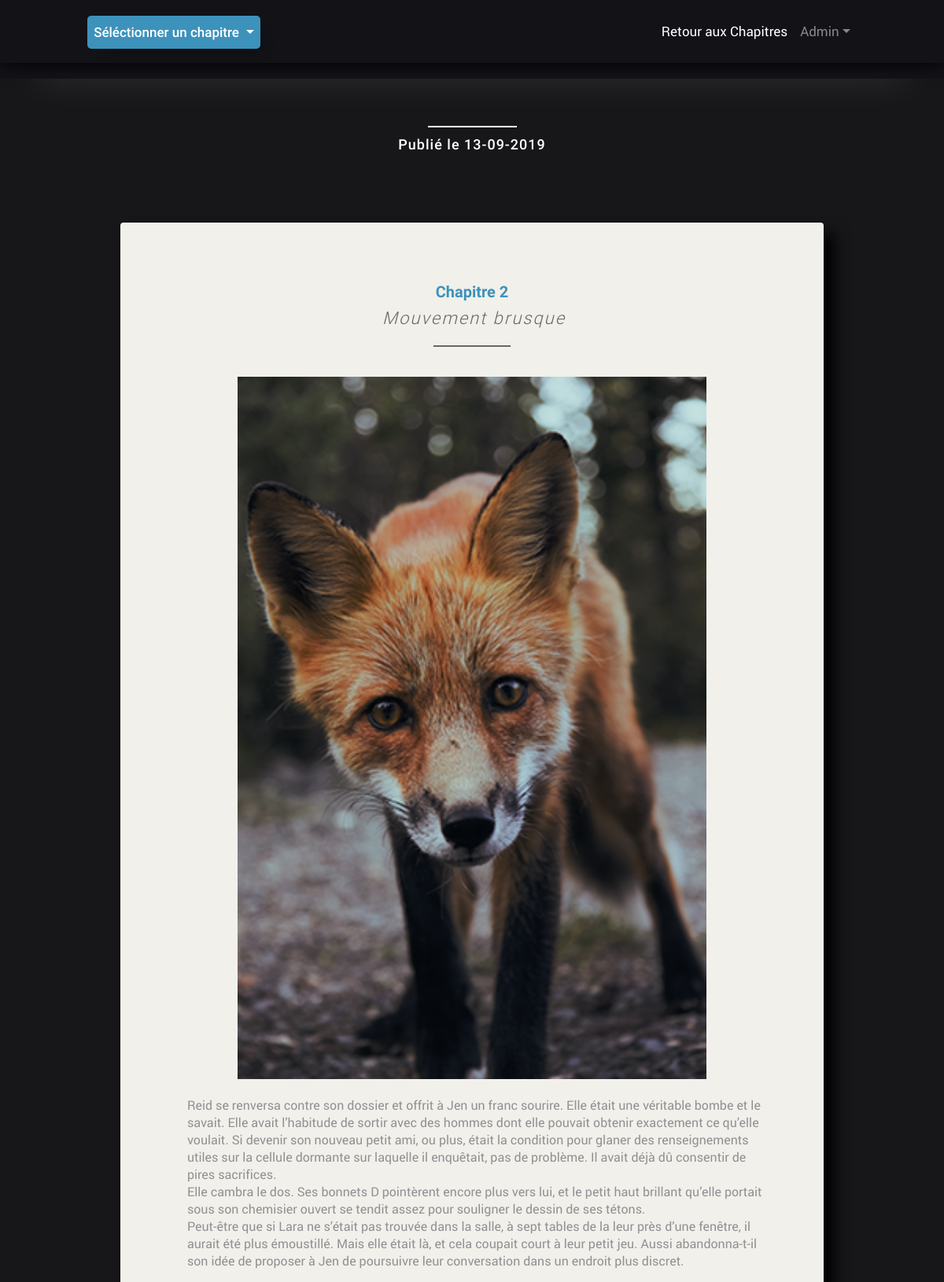
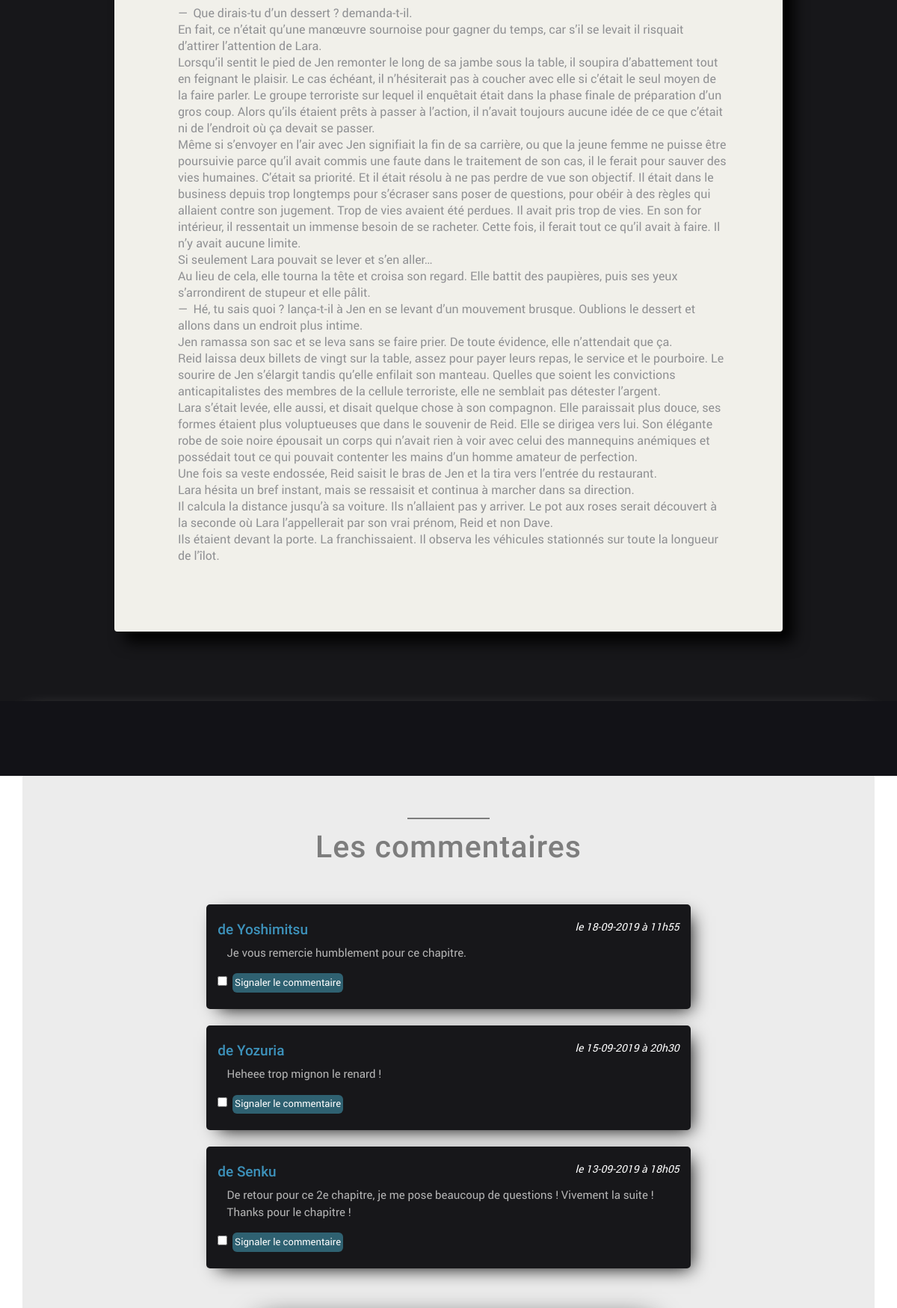
The page /index.php?action=Chapitre&idChapitre=2 (upper part) on the database its author committed (2 pictures, top to bottom).
### tables this page shows
CREATE TABLE `chapitres` (
  `id_chapitre` int(11) NOT NULL,
  `numero` varchar(20) NOT NULL,
  `titre` varchar(255) NOT NULL,
  `date_creation` datetime NOT NULL,
  `date_publication` datetime NOT NULL DEFAULT CURRENT_TIMESTAMP,
  `statut` int(11) NOT NULL DEFAULT '0',
  `content_text` text NOT NULL,
  `img_name` text,
  `img_dest` text
);

CREATE TABLE `commentaires` (
  `id_comment` int(11) NOT NULL,
  `id_chapitre` int(11) NOT NULL,
  `pseudo` varchar(255) NOT NULL,
  `commentaire` text NOT NULL,
  `date_commentaire` datetime NOT NULL,
  `signal_com` varchar(3) NOT NULL DEFAULT 'non',
  `statut` int(11) NOT NULL DEFAULT '0'
);

### controller/ctrl-Frontend.php (called while the page is built, shortened)
<?php
require('model/ChapterManager.php');
require('model/CommentManager.php');
	function viewChapter($idChapitre)
		{
		    $signal_com = null;
			$chapterManager = new ChapterManager();
		    $chapter = $chapterManager->getChapter($idChapitre);
		    $commentManager = new CommentManager();
		    $comments = $commentManager->getComments($idChapitre);
			require 'view/frontend/chapitreView.php';
		}

### model/ChapterManager.php (called while the page is built, shortened)
<?php
class ChapterManager extends Manager
    {
        public function getChapter($idChapitre)
            {
                $db = $this->dbConnect();
                $chapter = $db->prepare('SELECT id_chapitre, numero, titre, content_text, img_dest, date_publication, DATE_FORMAT(date_publication, "%e-%m-%Y") AS date_publication_fra FROM chapitres WHERE id_chapitre = ?');
                $chapter->execute(array($idChapitre));
                if ($chapter->rowCount() == 1)
                    return $chapter->fetch();
                else
                    throw new Exception("Aucun chapitre ne correspond à l'identifiant '$idChapitre'");
            }
    }

### model/CommentManager.php (called while the page is built, shortened)
<?php
class CommentManager extends Manager
    {
        public function getComments($idChapitre)
            {
                $db = $this->dbConnect();
                $comments = $db->prepare('SELECT id_comment, id_chapitre, pseudo, commentaire, signal_com, date_commentaire, DATE_FORMAT(date_commentaire, "%e-%m-%Y à %Hh%i") AS date_commentaire_fra FROM commentaires WHERE id_chapitre = ? AND statut != 2 ORDER BY date_commentaire DESC');
                $comments->execute(array($idChapitre));
                return $comments;
            }
    }

### view/frontend/chapitreView.php (the view, shortened to what this page needs)
    <div id="chapitresSelectorContenair" class="btn-group">
        <button id="chapitresSelector" type="button" class="btn btn-info dropdown-toggle" data-toggle="dropdown" aria-haspopup="true" aria-expanded="false">
            Séléctionner un chapitre
        </button>
    </div>
    <li class="nav-item active">
        <a class="nav-link" href="<?='index.php?action=Chapitres'?>">Retour aux Chapitres</a>
    </li>
    <section id="bio">
        <div id="bioContenair" class="container">
            <hr>
                <?php if ($signal_com): ?>
                <div id="commentSignalOk" class="container">
                    <h2>Le commentaire que vous avez sélectionné a bien été signalé !</h2>
                    <h6>L'auteur va l'analyser de plus près dans les plus bref délais.</h6>
                    <a class="btn" href="<?='index.php?action=RetourChap&idChapitre=' .$chapter['id_chapitre']?>">Retour sur la page de votre chapitre</a>
                </div>
                <?php else: ?>
            <h5>Publié le <?php echo htmlspecialchars($chapter['date_publication_fra']); ?></h5>
            <div id="bioPart2" class="row">
                <div id="chapitre1" class="col-xs-12 col-lg-10">
                    <h4><?php echo htmlspecialchars($chapter['numero']); ?></h4>
                    <h6><?php echo htmlspecialchars($chapter['titre']); ?></h6>
                    <hr>
                    <?php
                        echo('<img style="width:80%" src="' . $chapter["img_dest"] . '">');
                    ?>
                    <div class="chapContent">
                        <p>
                            <?php echo nl2br(htmlspecialchars($chapter['content_text'])); ?>
                        </p>
                    </div>
                </div>
            </div>
        </div>
    </section>
    <section id="transition2"></section>
    <section id="lesCommentaires" class="container">
        <div id="commentairesContainer" class="container">
            <hr>
            <h2>Les commentaires</h2>
            <div class="row">
                <?php while ($data = $comments->fetch()): ?>
                   <div class="col-md-10 col-xl-7 commentaires">
                        <div class="row justify-content-between">
                            <div class="col-5">
                                <h4>de <?php echo htmlspecialchars($data['pseudo']); ?></h4>
                            </div>
                            <div class="col-4">
                                <h5>le <?php echo htmlspecialchars($data['date_commentaire_fra']); ?></h5>
                            </div>
                        </div>
                        <p><?php echo nl2br(htmlspecialchars($data['commentaire'])); ?></p>
                        <form action="<?='index.php?action=Signal-commentaire&idChapitre=' .$data['id_chapitre'] . '&idComment='.$data['id_comment']?>" method="post" class="col-12 needs-validation" novalidate>
                            <div class="row">
                                <div class="form-check">
                                    <input class="form-check-input" type="checkbox" value="" name="signal" required>
                                </div>
                                <span id="signalerComBtn">
                                    <input name="submitSignal" type="submit" value="Signaler le commentaire">
                                </span>
                            </div>
                        </form>
                    </div>
                <?php endwhile; ?>
            </div>
        </div>
    <?php endif; ?>
    </section>
<?php require('template.php'); ?>

### rows shown on the page
chapitres: numero "Chapitre 2", titre "Mouvement brusque", img_dest (picture), content_text "Reid se renversa contre son dossier et offrit à Jen un franc sourire. Elle était une véritable bombe et le savait. Elle avait l’habitude de sortir avec des hommes dont elle pouvait obtenir exactement ce qu’elle voulait. Si devenir son nouveau petit ami, ou plus, était la condition pour glaner des renseignements utiles sur la cellule dormante sur laquelle il enquêtait, pas de problème. Il avait déjà dû consentir de pires sacrifices. Elle cambra le dos. Ses bonnets D pointèrent encore plus vers lui, et le petit haut brillant qu’elle portait sous son chemisier ouvert se tendit assez pour souligner le dessin de ses tétons. Peut‑être que si Lara ne s’était pas trouvée dans la salle, à sept…"
commentaires: pseudo "Yoshimitsu", date_commentaire_fra "18-09-2019 à 11h55", commentaire "Je vous remercie humblement pour ce chapitre."
commentaires: pseudo "Yozuria", date_commentaire_fra "15-09-2019 à 20h30", commentaire "Heheee trop mignon le renard !"
commentaires: pseudo "Senku", date_commentaire_fra "13-09-2019 à 18h05", commentaire "De retour pour ce 2e chapitre, je me pose beaucoup de questions ! Vivement la suite ! Thanks pour le chapitre !"

### other values the page prints
$chapter['date_publication_fra'] "13-09-2019"
